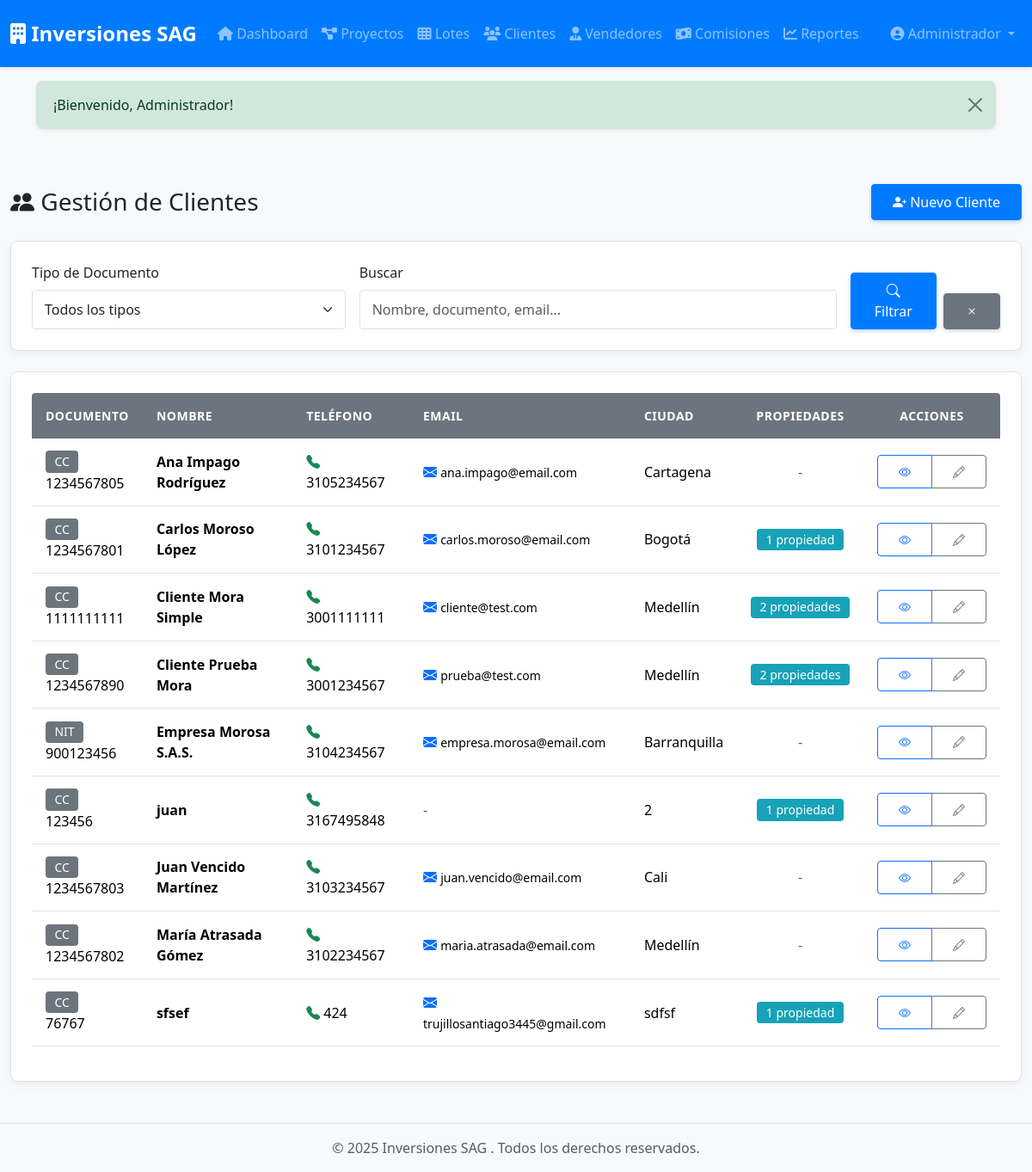
The app's page /clientes (signed in) with its own data.
### tables this page shows
CREATE TABLE `clientes` (
  `id` int(10) UNSIGNED NOT NULL,
  `tipo_documento` enum('CC','NIT','CE','pasaporte') DEFAULT 'CC',
  `numero_documento` varchar(50) NOT NULL COMMENT 'Documento de identidad',
  `nombre` varchar(200) NOT NULL,
  `telefono` varchar(20) DEFAULT NULL,
  `email` varchar(150) DEFAULT NULL,
  `direccion` varchar(255) DEFAULT NULL,
  `ciudad` varchar(100) DEFAULT NULL,
  `observaciones` text DEFAULT NULL,
  `created_at` timestamp NULL DEFAULT current_timestamp(),
  `updated_at` timestamp NULL DEFAULT current_timestamp() ON UPDATE current_timestamp()
);

### app/Views/clientes/index.php (the view, shortened to what the rows shown need)
<div class="container-fluid py-4">
    <div class="d-flex justify-content-between align-items-center mb-4">
        <h1 class="h3 mb-0">
            <i class="bi bi-people-fill"></i> Gestión de Clientes
        </h1>
        <?php if (can('crear_clientes')): ?>
        <a href="/clientes/create" class="btn btn-primary">
            <i class="bi bi-person-plus-fill"></i> Nuevo Cliente
        </a>
        <?php endif; ?>
    </div>
    <div class="card mb-4">
        <div class="card-body">
            <form method="GET" action="/clientes" class="row g-3">
                <div class="col-md-4">
                    <label for="tipo_documento" class="form-label">Tipo de Documento</label>
                    <select name="tipo_documento" id="tipo_documento" class="form-select">
                        <option value="">Todos los tipos</option>
                    </select>
                </div>
                <div class="col-md-6">
                    <label for="search" class="form-label">Buscar</label>
                    <input type="text" name="search" id="search" class="form-control"
                           placeholder="Nombre, documento, email..."
                           value="<?= isset($filtros['search']) ? htmlspecialchars($filtros['search']) : '' ?>">
                </div>
                <div class="col-md-2 d-flex align-items-end">
                    <button type="submit" class="btn btn-primary w-100 me-2">
                        <i class="bi bi-search"></i> Filtrar
                    </button>
                    <a href="/clientes" class="btn btn-secondary">
                        <i class="bi bi-x"></i>
                    </a>
                </div>
            </form>
        </div>
    </div>
    <div class="card">
        <div class="card-body">
            <?php if (empty($clientes['data'])): ?>
                <div class="alert alert-info">
                    <i class="bi bi-info-circle"></i> No se encontraron clientes con los filtros seleccionados.
                </div>
            <?php else: ?>
                <div class="table-responsive">
                    <table class="table table-hover align-middle">
                        <thead class="table-light">
                            <tr>
                                <th>Documento</th>
                                <th>Nombre</th>
                                <th>Teléfono</th>
                                <th>Email</th>
                                <th>Ciudad</th>
                                <th class="text-center">Propiedades</th>
                                <th class="text-center">Acciones</th>
                            </tr>
                        </thead>
                        <tbody>
                            <?php foreach ($clientes['data'] as $cliente): ?>
                                <tr>
                                    <td>
                                        <span class="badge bg-secondary"><?= htmlspecialchars($cliente['tipo_documento']) ?></span>
                                        <br><?= htmlspecialchars($cliente['numero_documento']) ?>
                                    </td>
                                    <td>
                                        <strong><?= htmlspecialchars($cliente['nombre']) ?></strong>
                                    </td>
                                    <td>
                                        <?php if (!empty($cliente['telefono'])): ?>
                                            <i class="bi bi-telephone-fill text-success"></i>
                                            <?= htmlspecialchars($cliente['telefono']) ?>
                                        <?php else: ?>
                                            <span class="text-muted">-</span>
                                        <?php endif; ?>
                                    </td>
                                    <td>
                                        <?php if (!empty($cliente['email'])): ?>
                                            <i class="bi bi-envelope-fill text-primary"></i>
                                            <small><?= htmlspecialchars($cliente['email']) ?></small>
                                        <?php else: ?>
                                            <span class="text-muted">-</span>
                                        <?php endif; ?>
                                    </td>
                                    <td><?= htmlspecialchars($cliente['ciudad'] ?? '-') ?></td>
                                    <td class="text-center">
                                        <?php if ($cliente['total_propiedades'] > 0): ?>
                                            <span class="badge bg-info">
                                                <?= $cliente['total_propiedades'] ?>
                                                <?= $cliente['total_propiedades'] == 1 ? 'propiedad' : 'propiedades' ?>
                                            </span>
                                        <?php else: ?>
                                            <span class="text-muted">-</span>
                                        <?php endif; ?>
                                    </td>
                                    <td class="text-center">
                                        <div class="btn-group btn-group-sm" role="group">
                                            <a href="/clientes/show/<?= $cliente['id'] ?>"
                                               class="btn btn-outline-primary"
                                               data-bs-toggle="tooltip"
                                               title="Ver detalle">
                                                <i class="bi bi-eye"></i>
                                            </a>
                                            <?php if (can('editar_clientes')): ?>
                                            <a href="/clientes/edit/<?= $cliente['id'] ?>"
                                               class="btn btn-outline-secondary"
                                               data-bs-toggle="tooltip"
                                               title="Editar">
                                                <i class="bi bi-pencil"></i>
                                            </a>
                                            <?php endif; ?>
                                        </div>
                                    </td>
                                </tr>
                            <?php endforeach; ?>
                        </tbody>
                    </table>
                </div>
            <?php endif; ?>
        </div>
    </div>
</div>

### core/Router.php (shortened to what the rows shown need)
<?php
class Router
{
    private $routes = [];
    public function __construct($baseUrl = '')
    {
        $this->baseUrl = rtrim($baseUrl, '/');
    }
    private function addRoute($method, $uri, $handler)
    {
        $uri = '/' . trim($uri, '/');
        $this->routes[] = [
            'method' => $method,
            'uri' => $uri,
            'handler' => $handler,
            'pattern' => $this->convertUriToPattern($uri)
        ];
    }
    private function convertUriToPattern($uri)
    {
        $pattern = preg_replace('/\{([a-z_]+)\}/', '([^/]+)', $uri);
        return '#^' . $pattern . '$#';
    }
    public function dispatch()
    {
        $requestMethod = $_SERVER['REQUEST_METHOD'];
        $requestUri = $this->getRequestUri();
        foreach ($this->routes as $route) {
            if ($route['method'] !== $requestMethod) {
                continue;
            }
            if (preg_match($route['pattern'], $requestUri, $matches)) {
                array_shift($matches);
                return $this->callHandler($route['handler'], $matches);
            }
        }
    }
    private function getRequestUri()
    {
        $uri = parse_url($_SERVER['REQUEST_URI'], PHP_URL_PATH);
        return '/' . trim($uri, '/');
    }
    private function callHandler($handler, $params = [])
    {
        if (is_string($handler) && strpos($handler, '@') !== false) {
            list($controller, $method) = explode('@', $handler);
            $controllerInstance = new $controllerClass();
            return call_user_func_array([$controllerInstance, $method], $params);
        }
        throw new Exception("Invalid route handler");
    }
}

### records on screen
clientes: tipo_documento "CC", numero_documento "1234567805", nombre "Ana Impago Rodríguez", telefono "3105234567", email "ana.impago@email.com", ciudad "Cartagena"
clientes: tipo_documento "CC", numero_documento "1234567801", nombre "Carlos Moroso López", telefono "3101234567", email "carlos.moroso@email.com", ciudad "Bogotá", total_propiedades "1"
clientes: tipo_documento "CC", numero_documento "1111111111", nombre "Cliente Mora Simple", telefono "3001111111", email "cliente@test.com", ciudad "Medellín", total_propiedades "2"
clientes: tipo_documento "CC", numero_documento "1234567890", nombre "Cliente Prueba Mora", telefono "3001234567", email "prueba@test.com", ciudad "Medellín", total_propiedades "2"
clientes: tipo_documento "NIT", numero_documento "900123456", nombre "Empresa Morosa S.A.S.", telefono "3104234567", email "empresa.morosa@email.com", ciudad "Barranquilla"
clientes: tipo_documento "CC", numero_documento "123456", nombre "juan", telefono "3167495848", ciudad "2", total_propiedades "1"
clientes: tipo_documento "CC", numero_documento "1234567803", nombre "Juan Vencido Martínez", telefono "3103234567", email "juan.vencido@email.com", ciudad "Cali"
clientes: tipo_documento "CC", numero_documento "1234567802", nombre "María Atrasada Gómez", telefono "3102234567", email "maria.atrasada@email.com", ciudad "Medellín"
clientes: tipo_documento "CC", numero_documento "76767", nombre "sfsef", telefono "424", email "trujillosantiago3445@gmail.com", ciudad "sdfsf", total_propiedades "1"
